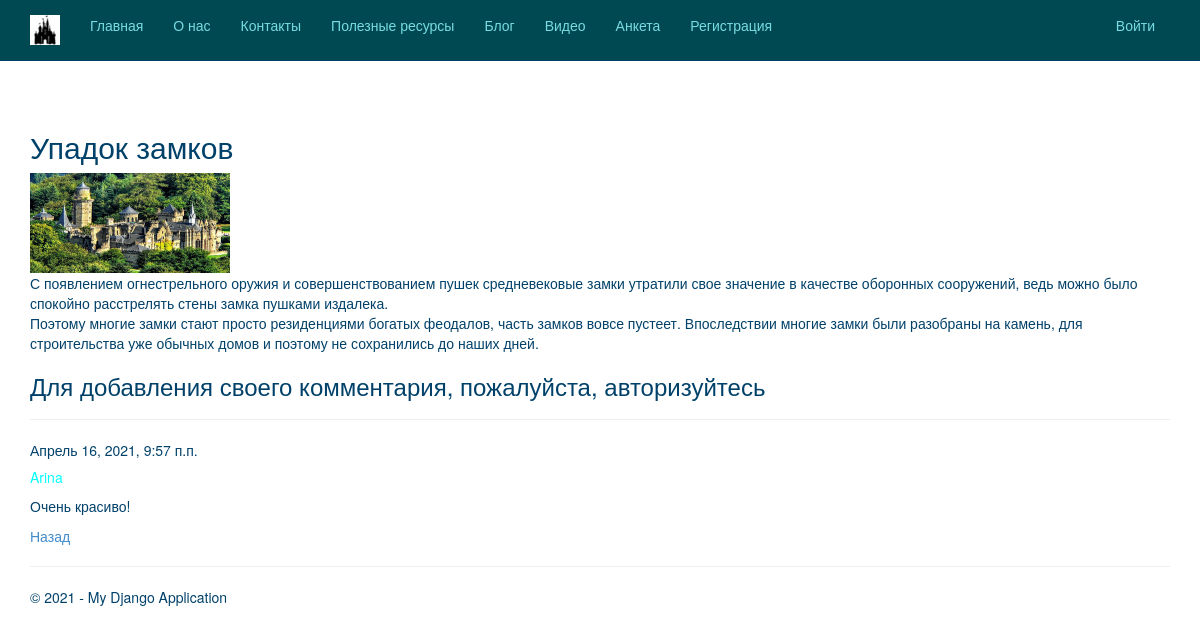
Page /4/ on the committed database.
### app/models.py (models this page shows, shortened)
class Blog(models.Model):
    title = models.CharField(max_length=100,unique_for_date="posted",verbose_name="Заголовок")
    description = models.TextField(verbose_name="Краткое содержание")
    content = models.TextField(verbose_name="Полное содержание")
    posted = models.DateTimeField(default = datetime.now(), db_index = True, verbose_name = "Опубликована")
    author = models.ForeignKey(User, null=True, blank=True, on_delete = models.SET_NULL, verbose_name = "Автор")
    image = models.FileField(default = 'temp.jpg', verbose_name="Путь к картинке")
    class Meta:
        db_table = "Posts"
        ordering = ["-posted"]
        verbose_name = "Статья блога"
        verbose_name_plural = "Статьи блога"

class Comment(models.Model):
    text = models.TextField(verbose_name="Комментарий")
    date = models.DateTimeField(default= datetime.now(), db_index= True, verbose_name="Дата")
    author = models.ForeignKey(User, on_delete = models.CASCADE, verbose_name = "Автор")
    post = models.ForeignKey(Blog, on_delete = models.CASCADE, verbose_name = "Статья")
    class Meta:
        db_table = "Comments"
        verbose_name = "Комментарий"
        verbose_name_plural = "Комментарии к статьям блога"
        ordering = ["-date"]

### app/views.py (the view)
# urls.py: url(r'^(?P<parametr>\d+)/$', app.views.blogpost, name='blogpost'),
def blogpost(request, parametr):
    post_1 = Blog.objects.get(
        id=parametr
    )  # запрос на выбор конкретной статьи по параметру
    comments = Comment.objects.filter(post=parametr)
    assert isinstance(request, HttpRequest)
    if request.method == "POST":  # после отправки данных формы на сервер методом POST
        form = CommentForm(request.POST)
        if form.is_valid():
            comment_f = form.save(commit=False)
            comment_f.author = (
                request.user
            )  # добавляем (так как этого поля нет в форме) в модель Комментария (Comment) в поле автор авторизованного пользователя
            comment_f.date = (
                datetime.now()
            )  # добавляем в модель Комментария (Comment) текущую дату
            comment_f.post = Blog.objects.get(
                id=parametr
            )  # добавляем в модель Комментария (Comment) статью, для которой данный комментарий
            comment_f.save()  # сохраняем изменения после добавления полей
            return redirect(
                "blogpost", parametr=post_1.id
            )  # переадресация на ту же страницу статьи после отправки комментария
    else:
        form = CommentForm()  # создание формы для ввода комментария
    return render(request,"app/blogpost.html",{"post_1": post_1,  "comments": comments, "form":form,"year": datetime.now().year,},)

### app/templates/app/blogpost.html
﻿{% extends "app/layout.html" %}
{% block content %}
{% load staticfiles %}
<h2> {{post_1.title}} </h2>
{% if post_1.image and post_1.image.url != '/media/temp.jpg' %}
<img src="{{ post_1.image.url }}" alt=" Картинка статьи блога" width="200" height="100"/>
{% endif %}
{% autoescape off %}
<p> {{post_1.content|linebreaksbr}} </p>
{% endautoescape %}
{% if user.is_authenticated %}
    <h3>Добавить комментарий</h3>
    <form method="POST" >{% csrf_token %}
        <div>
            {{form.as_p}}
            <button type="submit" class="save btn btn-default" > Отправить </button>
        </div>
    </form>
{% else %}
<h3> Для добавления своего комментария, пожалуйста, авторизуйтесь </h3>
{% endif %}
{% for comment in comments %}
<hr/>
<h7> {{comment.date}} </h7>
<h5> {{comment.author}} </h5>
<p> {{comment.text|linebreaksbr}} </p>
{% endfor %}
<p><a href="{% url 'blog' %}">Назад</a></p>
{% endblock %}

### app/static/app/content/site.css (style rules this page uses)
body { padding-top: 90px; padding-bottom: 20px; color: #00416A; }
p { color: #00416A; }
h5 { color: aqua; }

### rows in the picture
Blog: title "Упадок замков", image (picture), content "С появлением огнестрельного оружия и совершенствованием пушек средневековые замки утратили свое значение в качестве оборонных сооружений, ведь можно было спокойно расстрелять стены замка пушками издалека. Поэтому многие замки стают просто резиденциями богатых феодалов, часть замков вовсе пустеет. Впоследствии многие замки были разобраны на камень, для строительства уже обычных домов и поэтому не сохранились до наших дней."
Comment: date "Апрель 16, 2021, 9:57 п.п.", author "Arina", text "Очень красиво!"
